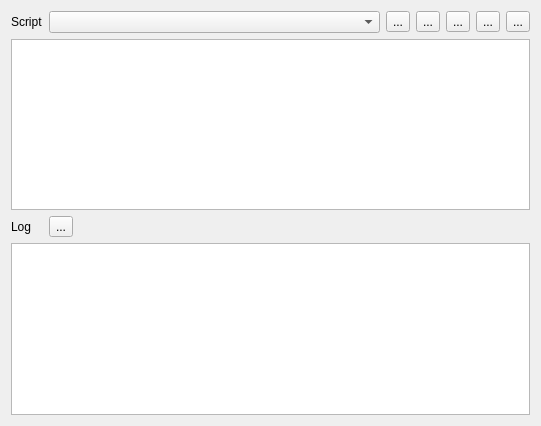
<?xml version="1.0" encoding="UTF-8"?>
<ui version="4.0">
 <class>ScriptBase</class>
 <widget class="QWidget" name="ScriptBase">
  <property name="geometry">
   <rect>
    <x>0</x>
    <y>0</y>
    <width>541</width>
    <height>426</height>
   </rect>
  </property>
  <property name="windowTitle">
   <string>Form</string>
  </property>
  <layout class="QGridLayout" name="gridLayout_2">
   <item row="0" column="0">
    <widget class="QLabel" name="label_2">
     <property name="text">
      <string>Script</string>
     </property>
    </widget>
   </item>
   <item row="0" column="1">
    <layout class="QGridLayout" name="gridLayout">
     <item row="0" column="1">
      <widget class="QToolButton" name="toolButtonOpen">
       <property name="text">
        <string notr="true">...</string>
       </property>
       <property name="icon">
        <iconset theme="QIcon::ThemeIcon::MediaPlaybackStart"/>
       </property>
      </widget>
     </item>
     <item row="0" column="3">
      <widget class="QToolButton" name="toolButtonDir">
       <property name="toolTip">
        <string>Open script directory</string>
       </property>
       <property name="text">
        <string notr="true">...</string>
       </property>
       <property name="icon">
        <iconset theme="QIcon::ThemeIcon::FolderOpen"/>
       </property>
      </widget>
     </item>
     <item row="0" column="2">
      <widget class="QToolButton" name="toolButtonNew">
       <property name="toolTip">
        <string>New script</string>
       </property>
       <property name="text">
        <string notr="true">...</string>
       </property>
       <property name="icon">
        <iconset theme="QIcon::ThemeIcon::DocumentNew"/>
       </property>
      </widget>
     </item>
     <item row="0" column="4">
      <widget class="QToolButton" name="toolButtonRefresh">
       <property name="toolTip">
        <string>Refresh file list</string>
       </property>
       <property name="text">
        <string notr="true">...</string>
       </property>
       <property name="icon">
        <iconset theme="QIcon::ThemeIcon::ViewRefresh"/>
       </property>
      </widget>
     </item>
     <item row="0" column="5">
      <widget class="QToolButton" name="toolButtonHelp">
       <property name="toolTip">
        <string>Online manual</string>
       </property>
       <property name="text">
        <string notr="true">...</string>
       </property>
       <property name="icon">
        <iconset theme="QIcon::ThemeIcon::HelpFaq"/>
       </property>
      </widget>
     </item>
     <item row="0" column="0">
      <widget class="QComboBox" name="comboBoxFile"/>
     </item>
    </layout>
   </item>
   <item row="2" column="1">
    <layout class="QHBoxLayout" name="horizontalLayout">
     <item>
      <widget class="QToolButton" name="toolButtonClearLog">
       <property name="toolTip">
        <string>Clear log</string>
       </property>
       <property name="text">
        <string notr="true">...</string>
       </property>
       <property name="icon">
        <iconset theme="QIcon::ThemeIcon::EditDelete"/>
       </property>
      </widget>
     </item>
     <item>
      <spacer name="horizontalSpacer">
       <property name="orientation">
        <enum>Qt::Orientation::Horizontal</enum>
       </property>
       <property name="sizeHint" stdset="0">
        <size>
         <width>40</width>
         <height>20</height>
        </size>
       </property>
      </spacer>
     </item>
    </layout>
   </item>
   <item row="1" column="0" colspan="2">
    <widget class="QTextEdit" name="textEditScript"/>
   </item>
   <item row="2" column="0">
    <widget class="QLabel" name="label">
     <property name="text">
      <string>Log</string>
     </property>
    </widget>
   </item>
   <item row="3" column="0" colspan="2">
    <widget class="QTextBrowser" name="textBrowserLog"/>
   </item>
  </layout>
 </widget>
 <resources/>
 <connections>
  <connection>
   <sender>toolButtonClearLog</sender>
   <signal>clicked()</signal>
   <receiver>textBrowserLog</receiver>
   <slot>clear()</slot>
   <hints>
    <hint type="sourcelabel">
     <x>59</x>
     <y>227</y>
    </hint>
    <hint type="destinationlabel">
     <x>61</x>
     <y>297</y>
    </hint>
   </hints>
  </connection>
 </connections>
</ui>
